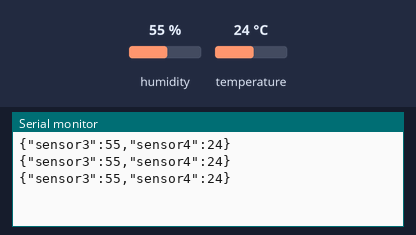
Simulated run of this sketch. Board: Arduino Uno, built with avr-gcc and run on an emulated ATmega328P. Shown: the last lines printed to the serial monitor. The inputs (shaded band) are chosen by the test bench; at power-on: humidity 55 %, temperature 24 °C.

Above: at 2.8 s.
2.9 s: humidity set to 22 %
At 4.5 s:
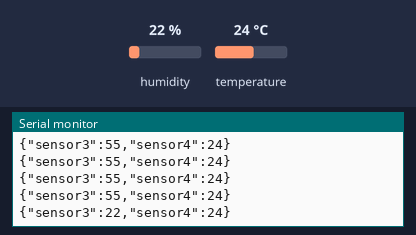
5.6 s: temperature set to 12 °C
At 6.4 s:
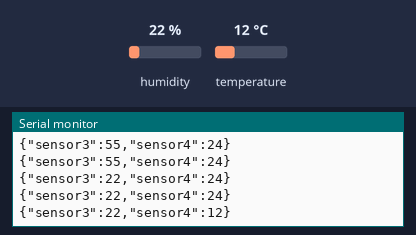
8.3 s: humidity set to 40 %
At 9.9 s:
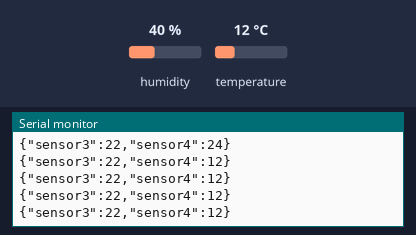
Timing chart, 0 to 11.4 s (numbered marks = the images above; inputs shaded):
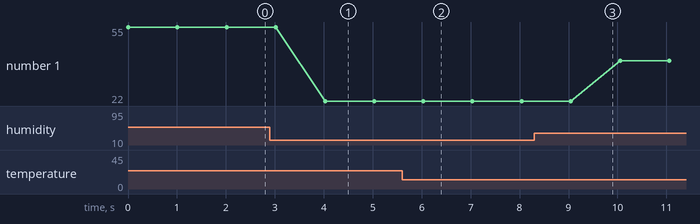

The sketch:

dht22_dan_json.ino
```cpp
#include <DHT.h>
#include <ArduinoJson.h>

float sensor3,sensor4;
#define DHTPIN 2     // what pin we're connected to
#define DHTTYPE DHT22   // DHT 22  (AM2302)
DHT dht(DHTPIN, DHTTYPE); //// Initialize DHT sensor for normal 16mhz Arduino

void setup() {
  Serial.begin(9600);
  dht.begin();
}

void loop() {
  while (!Serial) continue;
  StaticJsonDocument<200> doc;
  sensor3 = dht.readHumidity();
  sensor4= dht.readTemperature();
  doc["sensor3"] =sensor3;
  doc["sensor4"] =sensor4;
  serializeJson(doc, Serial);
  Serial.println();
  delay(1000);
}
```

Measured:
- after the input at 2.9 s, the serial monitor: prints a new line after 1.1 s (image 1)
- after the input at 5.6 s, the serial monitor: prints a new line after 0.43 s (image 2)
- plotted number 1: 55 → 22 after the input at 2.9 s, 22 → 40 after the input at 8.3 s
